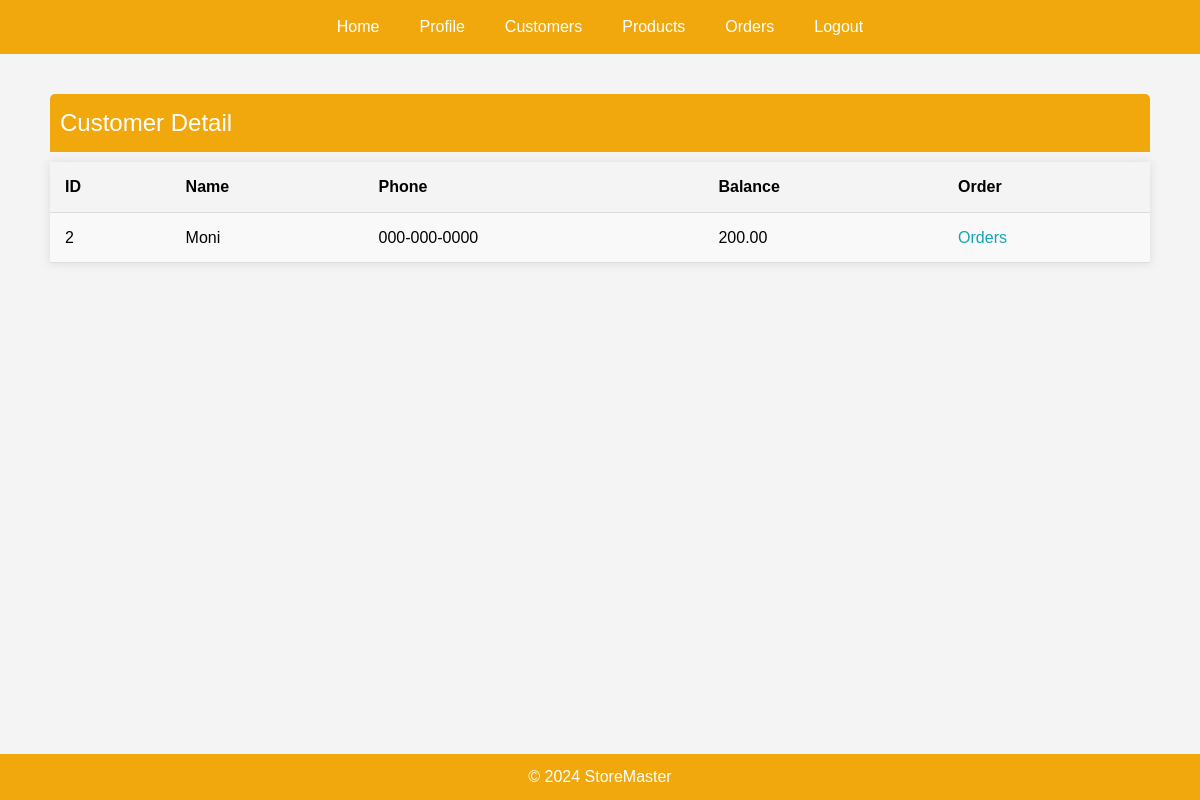
The page /customers/2 (signed in) on the database its author committed.
### StoreMaster/models.py (models this page shows, shortened)
class Customer(db.Model):
    __tablename__ = 'customer'
    cid = mapped_column(Integer, primary_key=True)
    name = mapped_column(String(200), nullable=False, unique=True)
    phone = mapped_column(String(20), nullable=False)
    balance = mapped_column(Numeric(10, 2), nullable=False, default=200)
    owner= mapped_column(String(200),nullable=False,default="null")
    orders = relationship("Order", back_populates="customer",
                          cascade="all, delete")

### StoreMaster/web_interface/customers.py (the view)
@customers_bp.route("/<int:customer_id>", methods=["GET"])
def customer_detail(customer_id):
    customer = db.get_or_404(Customer, customer_id,
                             description="The customer is not found!")
    return render_template("customer_detail.html", target_customer=customer)

### StoreMaster/templates/customer_detail.html (shortened to what this page needs)
{% extends "base.html" %}  {% block content %}
<table>
  <caption>
    Customer Detail
  </caption>
  <tr>
    <th>ID</th>
    <th>Name</th>
    <th>Phone</th>
    <th>Balance</th>
    <th>Order</th>
  </tr>
  <tr>
    <td>{{ target_customer.cid }}</td>
    <td>{{ target_customer.name }}</td>
    <td>{{ target_customer.phone }}</td>
    <td>{{ target_customer.balance }}</td>
    <td>
      <a
        href="{{ url_for('orders_html.order_customer_detail',customer_id=target_customer.cid)}}"
        >Orders</a
      >
    </td>
  </tr>
</table>
{% endblock %}

### StoreMaster/static/style.css (style rules this page uses)
body, h1, a { margin: 0; padding: 0; }
body { font-family: Arial, sans-serif; line-height: 1.6; background-color: #f4f4f4; margin: 0; padding: 0; }
table { width: 100%; border-collapse: collapse; margin: 20px 0; background: white; box-shadow: 0 0 10px rgba(0, 0, 0, 0.1); }
table caption { font-size: 1.5em; margin-bottom: 10px; text-align: left; padding: 10px; background-color: #f1a80c; color: white; border-top-left-radius: 5px; border-top-right-radius: 5px; }
table th, table td { padding: 12px 15px; text-align: left; border-bottom: 1px solid #ddd; }
table th { background-color: #f4f4f4; font-weight: bold; }
table tr:nth-child(even) { background-color: #f9f9f9; }
table a { color: #17a2b8; text-decoration: none; }

### rows shown on the page
Customer: cid "2", name "Moni", phone "000-000-0000", balance "200.00"
